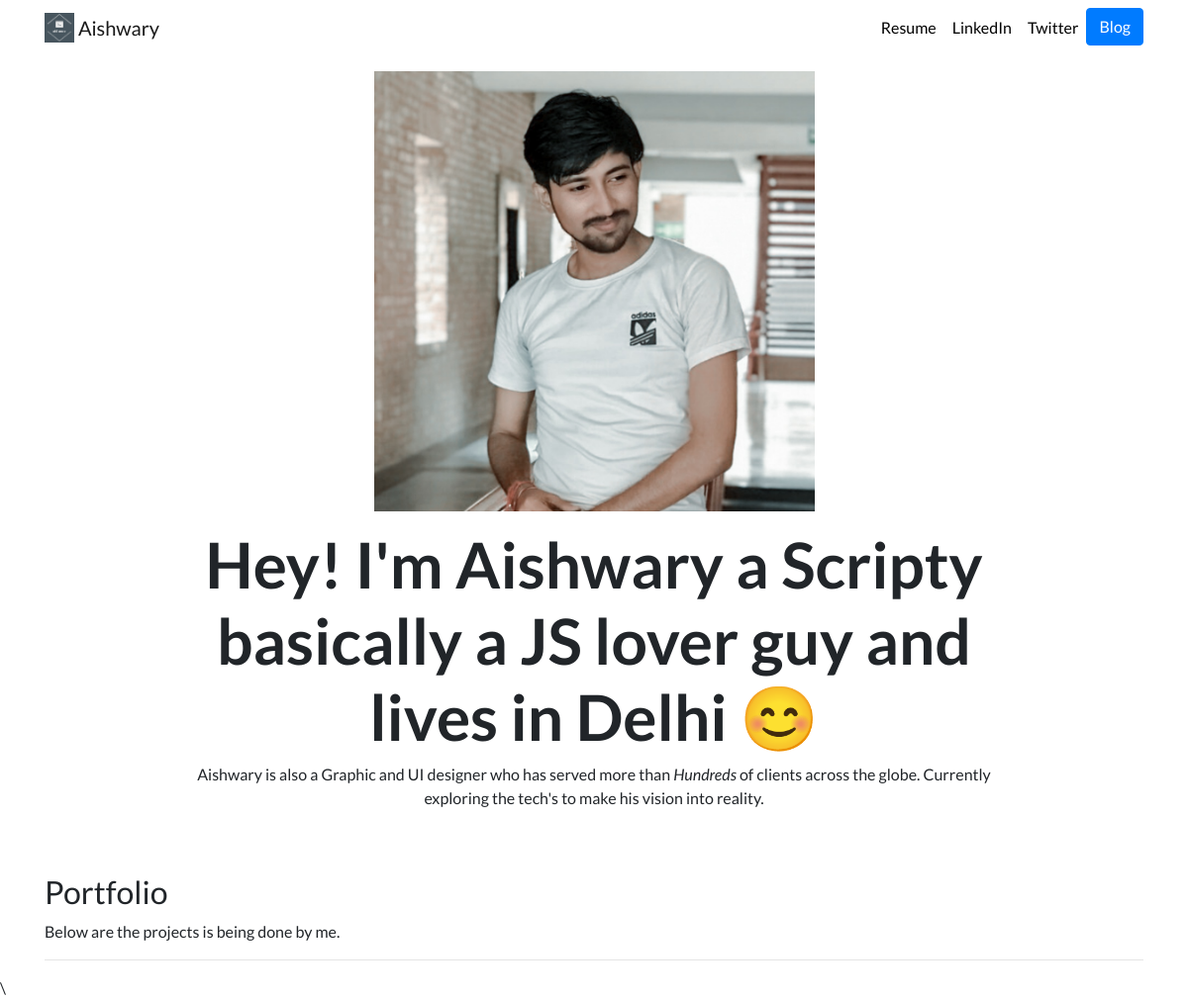
Before: / with the older database file.
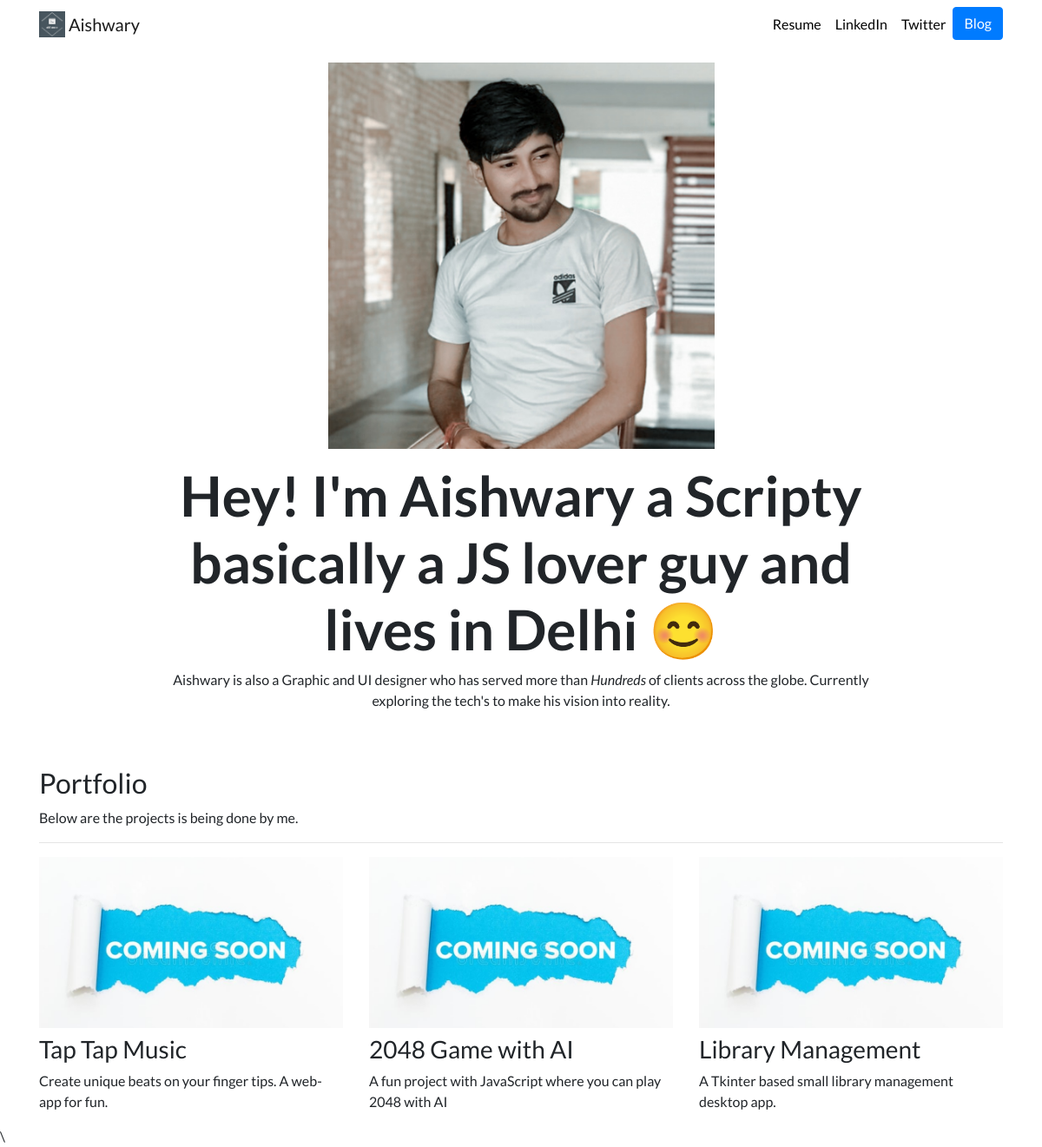
After: the same page with the newer database file.
### portfolio/models.py (models this page shows, shortened)
class Project(models.Model):
    title = models.CharField(max_length=100)
    description = models.CharField(max_length=250)
    image = models.ImageField(upload_to='portfolio/images')
    url = models.URLField(blank=True)

### portfolio/views.py (the view)
# urls.py: 2. Add a URL to urlpatterns:  path('', views.home, name='home')
def home(request):
    projects = Project.objects.all()
    return render(request, 'portfolio/home.html', {'projects':projects})

### portfolio/templates/portfolio/home.html
{% extends "portfolio/base.html" %}
{% load static %}
{% block content %}
<div class="row justify-content-center my-3">
  <div class="col-5">
    <img src="{% static 'portfolio/aishmain.png' %}" height="700" width="700" class="img-fluid">
  </div>
</div>
<div class="row justify-content-center mb-3">
  <div class="col-md-9 text-center">
    <h1 id="hometext" class="font-weight-bold">Hey! I'm Aishwary a Scripty basically a JS lover guy and lives in Delhi 😊</h1>
  </div>
    <div class="col-md-9 text-center">
        <p id="homepara">Aishwary is also a Graphic and UI designer who has served more than <i>Hundreds</i>
            of clients across the globe. Currently exploring the tech's to make his vision into reality.</p>
    </div>
</div>
<h2 class="mt-5">Portfolio</h2>
    <p class="mt-2">Below are the projects is being done by me.</p>
<hr>
<div class="row">
  {% for project in projects %}
  <div class="col-lg-4 col-md-6">
    {% if project.url %}
    <a href="{{ project.url }}">
      <img src="{{ project.image.url }}" class="img-fluid mb-2">
    </a>
    {% else %}
    <img src="{{ project.image.url }}" class="img-fluid mb-2">
    {% endif %}
    <h3>{{ project.title }}</h3>
    <p>{{ project.description }}</p>
  </div>
  {% endfor %}
</div>
{% endblock %}

### portfolio/templates/portfolio/base.html (shortened to what this page needs)
{% load static %}
<!doctype html>
<html lang="en">
<head>
  <link rel="stylesheet" href="https://stackpath.bootstrapcdn.com/bootstrap/4.4.1/css/bootstrap.min.css">
  <link rel="stylesheet" href="{% static "portfolio/custom.css" %}">
</head>
<body>
  <nav id="topNav" class="navbar navbar-expand-md navbar-light">
    <div class="container">
      <a class="navbar-brand" href="{% url 'home' %}">
        <img src="{% static "portfolio/aishlogo.png" %}" width="30" height="30" class="d-inline-block align-top" alt="Nick's Logo">
        <span>Aishwary</span>
      </a>
      <div class="collapse navbar-collapse text-center" id="navbarNav">
        <ul class="navbar-nav ml-auto">
          <li class="nav-item">
            <a class="nav-link" href="{% static 'portfolio/Aish_Resume.pdf' %}">Resume</a>
          </li>
          <li class="nav-item">
            <a class="nav-link" href="#" target="_blank">LinkedIn</a>
          </li>
          <li class="nav-item">
            <a class="nav-link" href="#" target="_blank">Twitter</a>
          </li>
          <li>
            <a role="button" href="{% url 'blog:all_blogs' %}" class="btn btn-primary">Blog</a>
          </li>
        </ul>
      </div>
    </div>
  </nav>
  <div class="container">
    {% block content %}{% endblock %}
  </div>
</body>
</html>

### portfolio/static/portfolio/custom.css (style rules this page uses)
.navbar-nav .nav-link { color: rgba(0,0,0,1) !important; }
body { font-family: 'Lato', sans-serif; }
@media (min-width: 992px) { #hometext { font-size: 4rem; } }

Changed rows visible on the page:
added Project: image (picture), title "Tap Tap Music", description "Create unique beats on your finger tips. A web- app for fun."
added Project: image (picture), title "2048 Game with AI", description "A fun project with JavaScript where you can play 2048 with AI"
added Project: image (picture), title "Library Management", description "A Tkinter based small library management desktop app."
